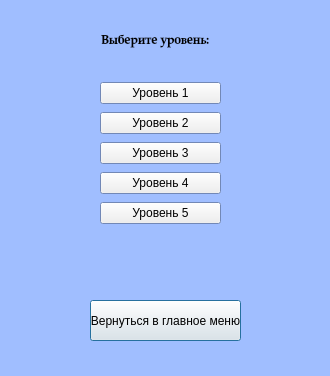
<?xml version="1.0" encoding="UTF-8"?>
<ui version="4.0">
 <class>chooseLevelWindow</class>
 <widget class="QDialog" name="chooseLevelWindow">
  <property name="geometry">
   <rect>
    <x>0</x>
    <y>0</y>
    <width>330</width>
    <height>376</height>
   </rect>
  </property>
  <property name="palette">
   <palette>
    <active>
     <colorrole role="Base">
      <brush brushstyle="SolidPattern">
       <color alpha="255">
        <red>255</red>
        <green>255</green>
        <blue>255</blue>
       </color>
      </brush>
     </colorrole>
     <colorrole role="Window">
      <brush brushstyle="SolidPattern">
       <color alpha="255">
        <red>160</red>
        <green>190</green>
        <blue>255</blue>
       </color>
      </brush>
     </colorrole>
    </active>
    <inactive>
     <colorrole role="Base">
      <brush brushstyle="SolidPattern">
       <color alpha="255">
        <red>255</red>
        <green>255</green>
        <blue>255</blue>
       </color>
      </brush>
     </colorrole>
     <colorrole role="Window">
      <brush brushstyle="SolidPattern">
       <color alpha="255">
        <red>160</red>
        <green>190</green>
        <blue>255</blue>
       </color>
      </brush>
     </colorrole>
    </inactive>
    <disabled>
     <colorrole role="Base">
      <brush brushstyle="SolidPattern">
       <color alpha="255">
        <red>160</red>
        <green>190</green>
        <blue>255</blue>
       </color>
      </brush>
     </colorrole>
     <colorrole role="Window">
      <brush brushstyle="SolidPattern">
       <color alpha="255">
        <red>160</red>
        <green>190</green>
        <blue>255</blue>
       </color>
      </brush>
     </colorrole>
    </disabled>
   </palette>
  </property>
  <property name="windowTitle">
   <string>Cookies</string>
  </property>
  <property name="windowIcon">
   <iconset resource="../../images/resource.qrc">
    <normaloff>:/img/cookie1.png</normaloff>:/img/cookie1.png</iconset>
  </property>
  <widget class="QPushButton" name="backToFWButton">
   <property name="geometry">
    <rect>
     <x>90</x>
     <y>300</y>
     <width>151</width>
     <height>41</height>
    </rect>
   </property>
   <property name="text">
    <string>Вернуться в главное меню</string>
   </property>
  </widget>
  <widget class="QWidget" name="layoutWidget">
   <property name="geometry">
    <rect>
     <x>70</x>
     <y>30</y>
     <width>171</width>
     <height>22</height>
    </rect>
   </property>
   <layout class="QHBoxLayout" name="horizontalLayout">
    <item>
     <spacer name="horizontalSpacer">
      <property name="orientation">
       <enum>Qt::Horizontal</enum>
      </property>
      <property name="sizeHint" stdset="0">
       <size>
        <width>40</width>
        <height>20</height>
       </size>
      </property>
     </spacer>
    </item>
    <item>
     <widget class="QLabel" name="label">
      <property name="font">
       <font>
        <family>Palatino Linotype</family>
        <pointsize>10</pointsize>
        <weight>75</weight>
        <bold>true</bold>
       </font>
      </property>
      <property name="text">
       <string>Выберите уровень:</string>
      </property>
     </widget>
    </item>
    <item>
     <spacer name="horizontalSpacer_2">
      <property name="orientation">
       <enum>Qt::Horizontal</enum>
      </property>
      <property name="sizeHint" stdset="0">
       <size>
        <width>40</width>
        <height>20</height>
       </size>
      </property>
     </spacer>
    </item>
   </layout>
  </widget>
  <widget class="QWidget" name="layoutWidget">
   <property name="geometry">
    <rect>
     <x>100</x>
     <y>80</y>
     <width>121</width>
     <height>151</height>
    </rect>
   </property>
   <layout class="QVBoxLayout" name="verticalLayout">
    <item>
     <widget class="QPushButton" name="l1Button">
      <property name="text">
       <string>Уровень 1</string>
      </property>
     </widget>
    </item>
    <item>
     <widget class="QPushButton" name="l2Button">
      <property name="text">
       <string>Уровень 2</string>
      </property>
     </widget>
    </item>
    <item>
     <widget class="QPushButton" name="l3Button">
      <property name="text">
       <string>Уровень 3</string>
      </property>
     </widget>
    </item>
    <item>
     <widget class="QPushButton" name="l4Button">
      <property name="text">
       <string>Уровень 4</string>
      </property>
     </widget>
    </item>
    <item>
     <widget class="QPushButton" name="l5Button">
      <property name="text">
       <string>Уровень 5</string>
      </property>
     </widget>
    </item>
   </layout>
  </widget>
 </widget>
 <resources>
  <include location="../../images/resource.qrc"/>
  <include location="../../images/resource.qrc"/>
  <include location="../../images/resource.qrc"/>
 </resources>
 <connections/>
</ui>
